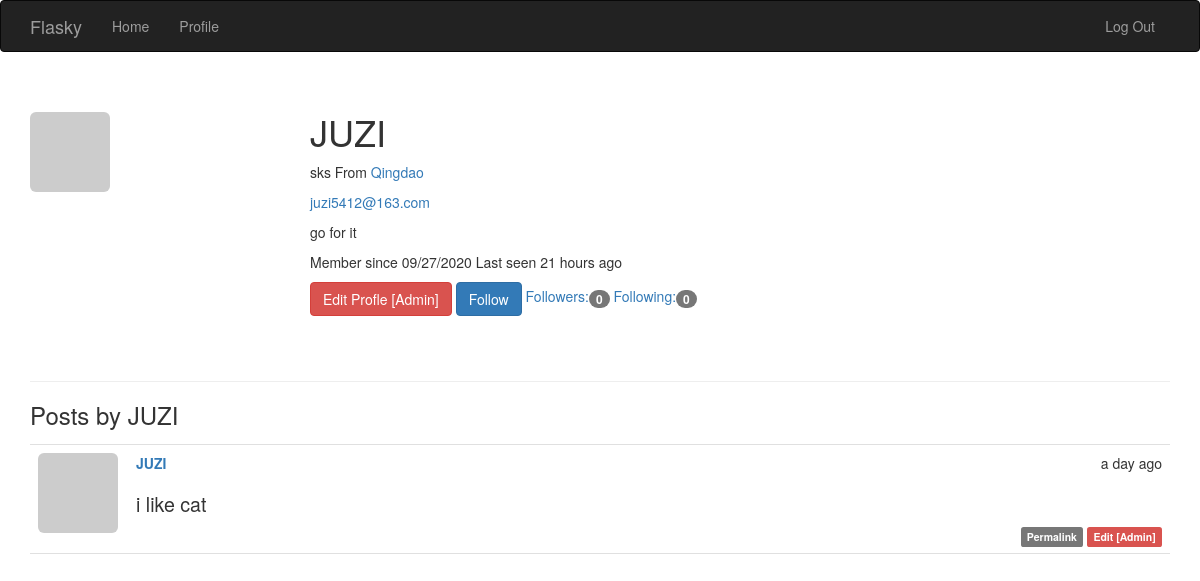
The app's page /user/JUZI (signed in), older data.
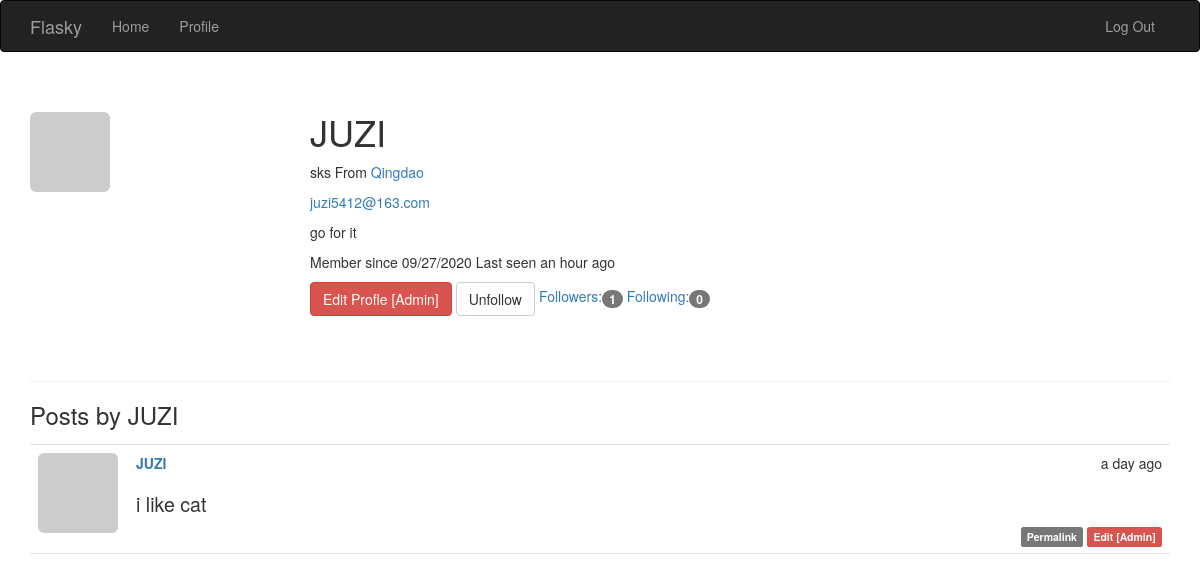
The same page, newer data.
### app/models.py (models this page shows, shortened)
class User(UserMixin,db.Model):
    __tablename__='users'
    id = db.Column(db.Integer,primary_key=True)
    email = db.Column(db.String(64),unique=True,index=True)
    role_id = db.Column(db.Integer,db.ForeignKey('roles.id'))
    username = db.Column(db.String(64), unique=True, index=True)
    password_hash=db.Column(db.String(128))
    confirmed = db.Column(db.Boolean,default=False)
    name = db.Column(db.String(64))
    location = db.Column(db.String(64))
    about_me = db.Column(db.Text())
    member_since = db.Column(db.DateTime(),default=datetime.utcnow)
    last_seen = db.Column(db.DateTime(),default=datetime.utcnow)
    avatar_hash = db.Column(db.String(32))
    posts = db.relationship('Post',backref='author',lazy='dynamic')
    followed = db.relationship('Follow',
                               foreign_keys=[Follow.follower_id],
                               backref=db.backref('follower', lazy='joined'),
                               lazy='dynamic',
                               cascade='all, delete-orphan')
    followers = db.relationship('Follow',
                                foreign_keys=[Follow.followed_id],
                                backref=db.backref('followed', lazy='joined'),
                                lazy='dynamic',
                                cascade='all, delete-orphan')
    def can(self,perm):
        return self.role is not None and self.role.has_permission(perm)
    def is_administrator(self):
        return self.can(Permission.ADMIN)
    def ping(self):
        self.last_seen = datetime.utcnow()
        db.session.add(self)
        db.session.commit()
    def gravatar_hash(self):
        return hashlib.md5(self.email.lower().encode('utf-8')).hexdigest()
    def gravatar(self,size=100,default='identicon',ratting='g'):
        if request.is_secure:
            url = 'https://secure.gravatar.com/avatar'
        else:
            url = 'http://www.gravatar.com/avatar'
        hash = self.gravatar_hash() or self.avatar_hash
        return '{url}/{hash}?s={size}&d={default}&r={ratting}'.format(url=url,hash=hash,size=size,default=default,ratting=ratting)
    def is_following(self,user):
        if user.id is None:
            return False
        return self.followed.filter_by(followed_id = user.id).first() is not None
    @property
    def password(self):
        raise AttributeError('password is not a readable attribute')

class Post(db.Model):
    __tablename__='posts'
    id = db.Column(db.Integer,primary_key=True)
    body = db.Column(db.Text)
    timestamp = db.Column(db.DateTime,index=True,default=datetime.utcnow)
    author_id = db.Column(db.Integer,db.ForeignKey('users.id'))
    body_html = db.Column(db.Text)

### app/main/views.py (the view)
@main.route('/user/<username>')
def user(username):
    user = User.query.filter_by(username=username).first_or_404()
    posts = user.posts.order_by(Post.timestamp.desc()).all()
    return render_template('user.html',user=user,posts=posts)

### app/auth/views.py (called while the page is built)
@auth.before_app_request
def before_request():
    if current_user.is_authenticated:
        current_user.ping()
        if not current_user.confirmed \
                and request.blueprint != 'auth' \
                and request.endpoint != 'static':
            return redirect(url_for('auth.unconfirmed'))

### app/main/__init__.py (called while the page is built)
@main.app_context_processor
def inject_permissions():
    return dict(Permission=Permission)

### app/models.py (called while the page is built)
@login_manager.user_loader
def load_user(user_id):
    return User.query.get(int(user_id))

    def has_permission(self,perm):
        return self.permissions & perm ==perm

### app/templates/user.html (shortened to what this page needs)
{% extends "base.html" %}
{% block styles %}
{{ super() }}
<link rel="stylesheet" href="{{ url_for('static', filename='styles.css') }}">
{% endblock %}
{% block page_content %}
<div class="page-header">
    <img class="img-rounded profile-thumbnail" src="{{ user.gravatar(size=256) }}">
    <div class="profile-header">
        <h1>{{ user.username }}</h1>
        {% if user.name or user.location %}
        <p>
            {% if user.name %}{{ user.name }}{% endif %}
            {% if user.location %}
                From <a href="http://maps.google.com/?q={{ user.location }}">
                    {{ user.location }}
                </a>
            {% endif %}
        </p>
        {% endif %}
        {% if current_user.is_administrator() %}
        <p><a href="mailto:{{ user.email }}">{{ user.email }}</a> </p>
        {% endif %}
        {% if user.about_me %}<p>{{ user.about_me }}</p>{% endif %}
        <p>
            Member since {{ moment(user.member_since).format('L') }}
            Last seen {{ moment(user.last_seen).fromNow() }}
        </p>
        {% if current_user.is_administrator() %}
        <a class="btn btn-danger"
                href="{{ url_for('.edit_profile_admin',id=user.id) }}">
            Edit Profle [Admin]
        </a>
        {% endif %}
        {% if current_user.can(Permission.FOLLOW) and user != current_user %}
            {% if not current_user.is_following(user) %}
            <a href="{{ url_for('.follow',username=user.username) }}" class="btn btn-primary">Follow</a>
            {% else %}
            <a href="{{ url_for('.unfollow',username=user.username) }}" class="btn btn-default">Unfollow</a>
            {% endif %}
        {% endif %}
        <a href="{{ url_for('.followers',username=user.username) }}">
            Followers:<span class="badge">{{ user.followers.count() }}</span>
        </a>
        <a href="{{ url_for('.followed_by',username=user.username) }}">
            Following:<span class="badge">{{ user.followed.count() }}</span>
        </a>
    </div>
</div>
<h3>Posts by {{ user.username }}</h3>
{% include '_posts.html' %}
{% endblock %}

### app/templates/base.html (shortened to what this page needs)
{% extends "bootstrap/base.html" %}
{% block navbar %}
<div class="navbar navbar-inverse" role="navigation">
    <div class="container">
        <div class="navbar-header">
            <a class="navbar-brand" href="/">Flasky</a>
        </div>
        <div class="navbar-collapse collapse">
            <ul class="nav navbar-nav">
                <li><a href="/">Home</a> </li>
                {% if current_user.is_authenticated  %}
                <li>
                    <a href="{{ url_for('main.user',username=current_user.username) }}">
                        Profile
                    </a>
                </li>
                {% endif %}
            </ul>
            <ul class="nav navbar-nav navbar-right">
                {% if current_user.is_authenticated %}
                <li><a href="{{ url_for('auth.logout') }}">Log Out</a> </li>
                {% else %}
                <li><a href="{{ url_for('auth.login') }}">Log In</a> </li>
                {% endif %}
            </ul>
        </div>
    </div>
</div>
{% endblock %}
{% block content %}
<div class="container">
    {% block page_content %}{% endblock %}
</div>
{% endblock %}

### app/templates/_posts.html
<ul class="posts">
    {% for post in posts %}
    <li class="post">
        <div class="profile-thumbnail">
            <a href="{{ url_for('.user',username=post.author.username) }}">
                <img class="img-rounded profile-thumbnail" src="{{ post.author.gravatar(size=40) }}">
            </a>
        </div>
        <div class="post-content">
            <div class="post-date">{{ moment(post.timestamp).fromNow() }}</div>
            <div class="post-author">
                <a href="{{ url_for('.user',username=post.author.username) }}">
                    {{ post.author.username }}
                </a>
            </div>
            <div class="post-body">
                {% if post.body_html %}
                    {{ post.body_html|safe }}
                {% else %}
                    {{ post.body }}
                {% endif %}
            </div>
            <div class="post-footer">
                <a href="{{ url_for('.post', id=post.id) }}">
                    <span class="label label-default">Permalink</span>
                </a>
                {% if current_user == post.author %}
                <a href="{{ url_for('.edit',id=post.id) }}">
                    <span class="label label-primary">Edit</span>
                </a>
                {% elif current_user.is_administrator() %}
                <a href="{{ url_for('.edit',id=post.id) }}">
                    <span class="label label-danger">Edit [Admin]</span>
                </a>
                {% endif %}
            </div>
        </div>
    </li>
    {% endfor %}
</ul>

### app/static/styles.css (style rules this page uses)
.profile-thumbnail { position: absolute; }
.profile-header { min-height: 260px; margin-left: 280px; }
ul.posts { list-style-type: none; padding: 0px; margin: 16px 0px 0px 0px; border-top: 1px solid #e0e0e0; }
ul.posts li.post { padding: 8px; border-bottom: 1px solid #e0e0e0; }
div.post-date { float: right; }
div.post-author { font-weight: bold; margin-left: 50px; }
div.post-body { margin-left: 50px; }
div.post-content { margin-left: 48px; min-height: 48px; }
div.post-footer { text-align: right; }
.post-body h1 { font-size: 140%; }

Row changes from the older to the newer data that the page shows:
changed User "JUZI": last_seen "21 hours ago" → "an hour ago"
Text that changed along with them:
{{ user.followers.count() }}: "0" → "1"
text no longer shown: "Follow"
text now shown: "Unfollow"
